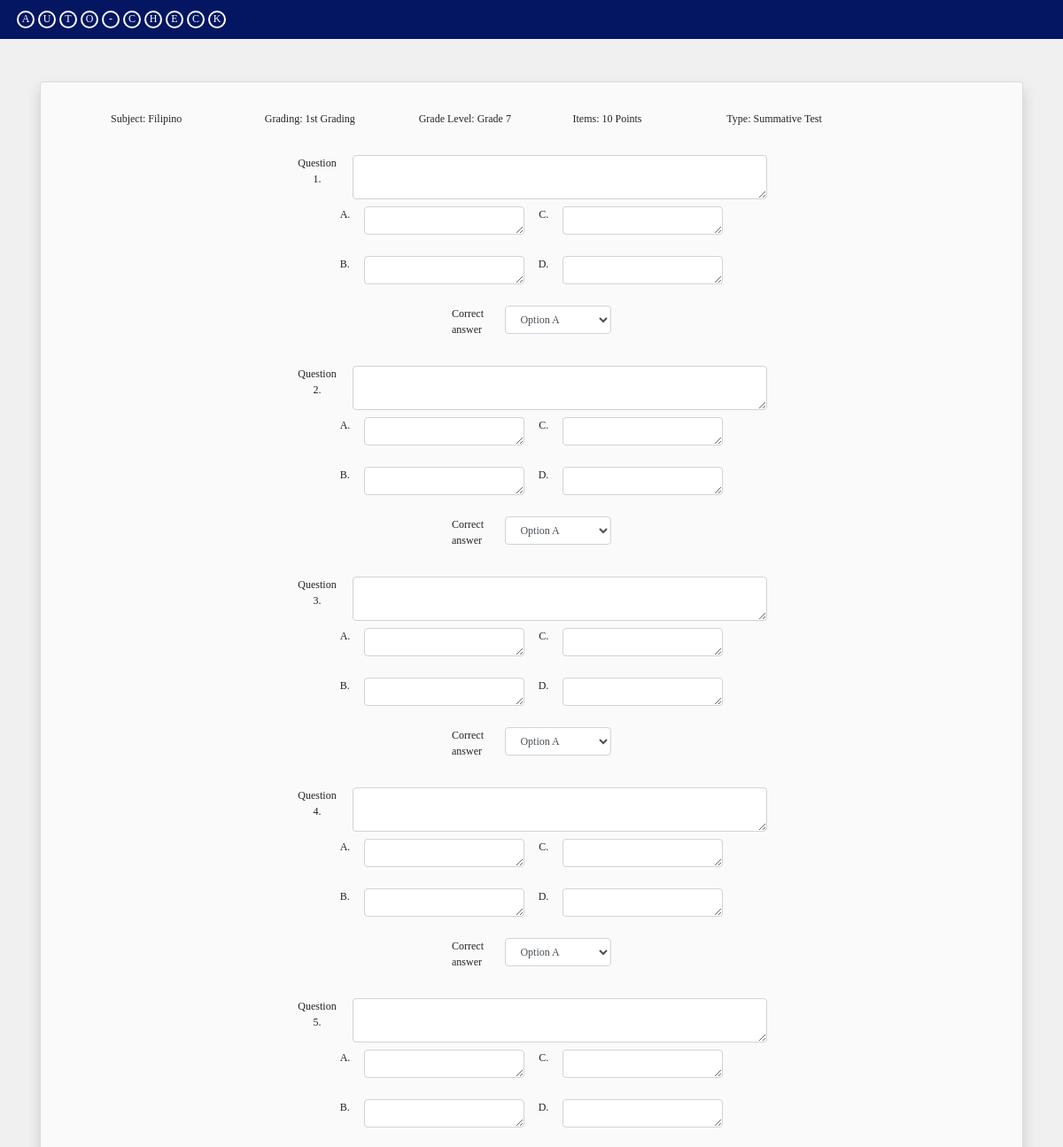
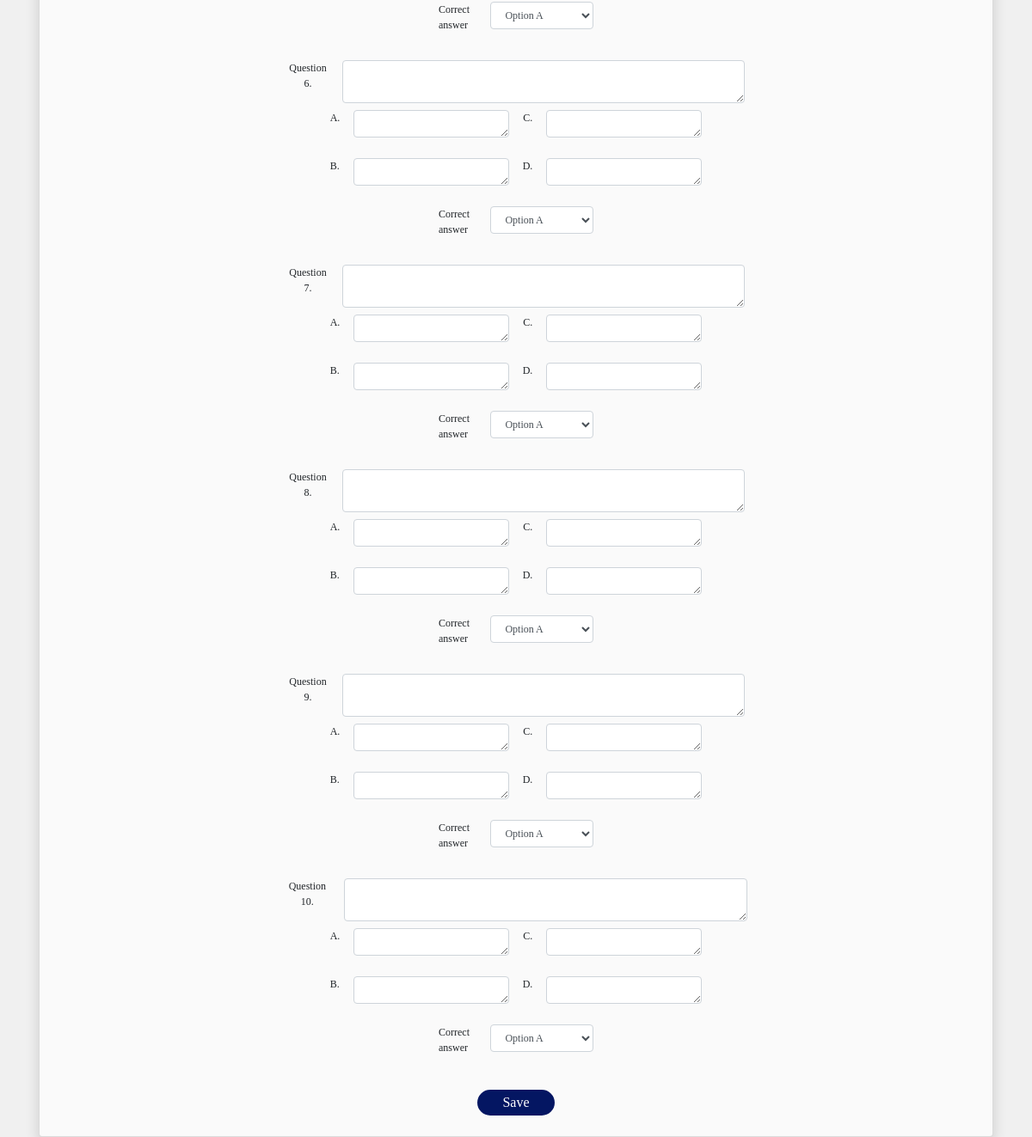
The page /test10.php?i=20 on the database its author committed (2 pictures, top to bottom).
### tables this page shows
CREATE TABLE `tbl_test` (
  `id` int(11) NOT NULL,
  `class_id` int(11) NOT NULL,
  `grading` varchar(255) NOT NULL,
  `item_no` varchar(255) NOT NULL,
  `type` varchar(255) NOT NULL,
  `status` varchar(255) NOT NULL,
  `created_at` datetime NOT NULL DEFAULT CURRENT_TIMESTAMP,
  `test_id` int(11) DEFAULT NULL
);

CREATE TABLE `tbl_class` (
  `id` int(11) NOT NULL,
  `teacher_id` int(11) NOT NULL,
  `subject` varchar(255) NOT NULL,
  `grade_level` varchar(255) NOT NULL,
  `section` varchar(255) NOT NULL,
  `subject_code` varchar(255) NOT NULL,
  `status` varchar(255) NOT NULL,
  `created_at` datetime NOT NULL DEFAULT CURRENT_TIMESTAMP
);

### test10.php (the view, shortened to what the rows shown need)
<?php
include 'header.php';
include 'config.php';
?>
<body style="background-color:#f0f0f0">
    <?php
    $pdo_statement = $pdo->prepare("SELECT * FROM tbl_test as t LEFT JOIN tbl_class as c ON t.class_id = c.id WHERE t.id=".$_GET['i']." ");
    $pdo_statement->execute();
    $result = $pdo_statement->fetchAll();
    foreach($result as $row) {
        $subject = $row['subject'];
        $grading = $row['grading'];
        $grade_level = $row['grade_level'];
        $item_no = $row['item_no'];
        $type = $row['type'];
      }
    ?>
    <div class="container mt-5" >
    <form action="function.php?test-qna10&c=<?php echo $_GET['t'];?>" method="POST">
    <div class="row m-auto">
    <div class="card shadow w-100 p-2" style="background-color:#fafafa;">
                <div class="row p-2 ml-5 mt-3">
            <div style="font-size:12px;"  class="col-sm-2">Subject: <?php echo $subject;?></div>
            <div style="font-size:12px;"  class="col-sm-2">Grading: <?php echo $grading;?> </div>
            <div style="font-size:12px;"  class="col-sm-2">Grade Level:  <?php echo $grade_level;?></div>
            <div style="font-size:12px;"  class="col-sm-2">Items: <?php echo $item_no.' Points';?></div>
            <div style="font-size:12px;" class="col-sm-2">Type: <?php echo $type;?></div>
        </div>
        <bR>
        <br>
        <br>
        <br>
        <br>
        <br>
        <br>
        <br>
        <br>
        <br>
        <br>
        <br>
        <br>
        <br>
        <br>
        <br>
        <br>
        <br>
        <br>
        <br>
        <br>
        <br>
        <br>
        <br>
    <br>
        <br>
        <br>
    <br>
        <br>
        <br>
            </form>
    </div>
</body>
</html>

### rows shown on the page
tbl_test: class.subject "Filipino", grading "1st Grading", class.grade_level "Grade 7", item_no "10", type "Summative Test"
